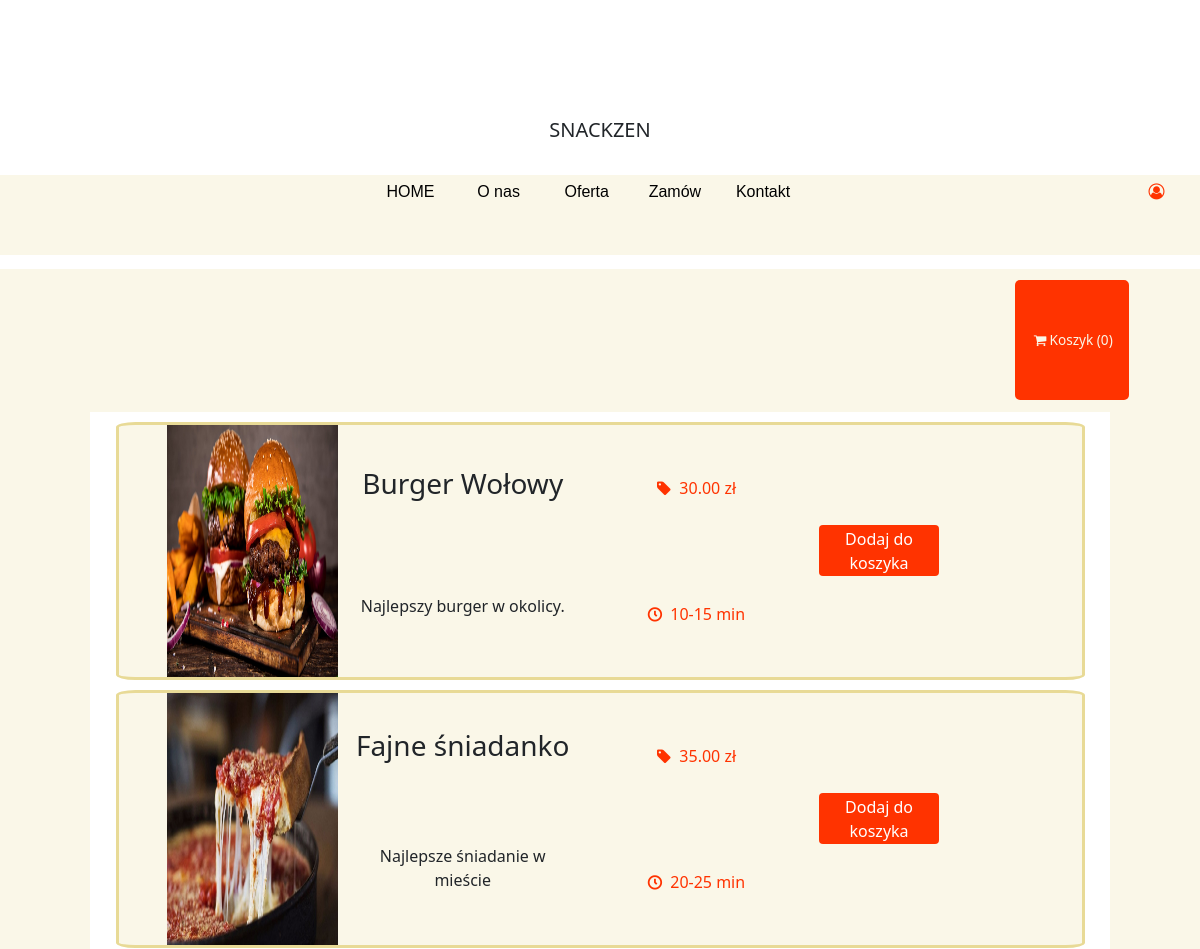
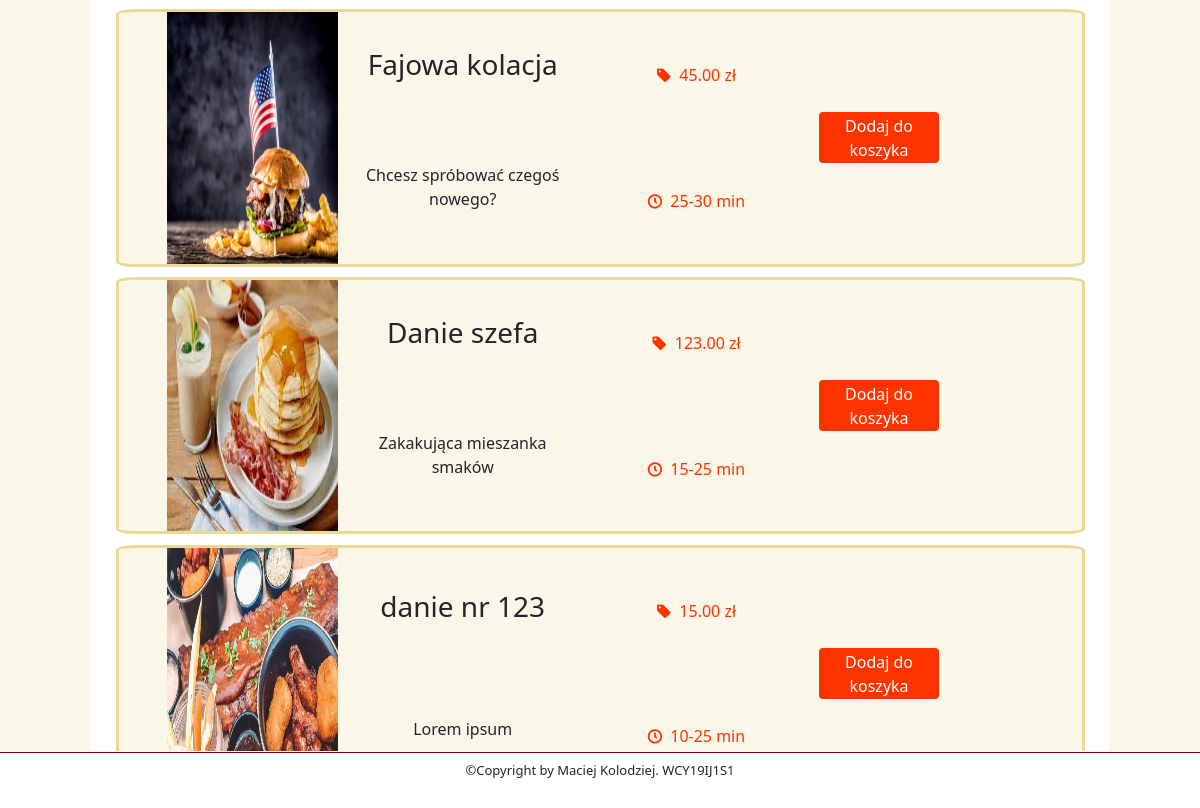
/order, run on the app's committed database (2 pictures, top to bottom).
### Restaurant/models.py (models this page shows, shortened)
class Product(db.Model):
    id = db.Column(db.Integer, primary_key=True)
    name = db.Column(db.String(50), unique=True, nullable=False)
    cost = db.Column(db.NUMERIC(2, 2), nullable=False)
    description = db.Column(db.String(200))
    category = db.Column(db.String(40))
    image = db.Column(db.String(50), nullable=False, default='static/food.jpg')
    estimated_time = db.Column(db.String(20), unique=False, nullable=True)

### Restaurant/routes.py (the view)
@app.route('/order')
def order():
    products = Product.query.all()
    return render_template('order.html', menu=menu, title='Order', products=products)

### Restaurant/templates/order.html (shortened to what this page needs)
{% extends "layout.html" %}
{% block content %}
    <div id="information-box2">
    <form id="cart" action="{{ url_for('getcart') }}">
        <button style="width: 10%;"class="btn2" type='submit' ><i class="icon-cart"></i>Koszyk ({{ session['cart']|length}})</button>
    </form>
        <div id="menu-box">
            {% for product in products %}
            <div class="menu-element2">
                 <div class="menu-food">
                    <div class="food-photo">
                        <img src="{{ product.image }}" width="100%" height="100%">
                    </div>
                    <div class="food-desc">
                        <h3>{{ product.name }}</h3>
                        <p>{{ product.description }} </p>
                    </div>
                     <div class="food-desc">
                         <small><i class="icon-price"></i>  {{ product.cost }} zł</small>
                        <small><i class="icon-time"></i> {{ product.estimated_time }} min </small>
                    </div>
                    <div class="food-desc">
                        <form action="{{ url_for('AddCart') }}" method="POST">
                            <button><span>Dodaj do koszyka</span></button>
                        </form>
                    </div>
                </div>
            </div>
            {% endfor %}
            <br>
        </div>
    </div>
{% endblock content %}

### Restaurant/templates/layout.html (shortened to what this page needs)
<!DOCTYPE html>
<html lang="en">
<head>
    <link href="https://cdn.jsdelivr.net/npm/bootstrap@5.1.3/dist/css/bootstrap.min.css" rel="stylesheet">
    <link rel= "stylesheet" type= "text/css" href= "{{ url_for('static',filename='styles/style.css') }}">
    <link rel= "stylesheet" type= "text/css" href= "{{ url_for('static',filename='styles/fontello.css') }}">
</head>
<body>
    <div id="top-bar">
        <div id="res_name">
            <p>SNACKZEN</p>
        </div>
        <div id="contest-menu">
            {% for el in menu %}
                <a class="contest-menu-element" href="{{ el.url }}">{{ el.name }} </a>
            {% endfor %}
            {% if current_user.is_authenticated %}
                <div class="contest-menu-element-user">
            <a><i class="icon-user"></i></a>{{ current_user.username }}
                <div class="dropdown-content">
                    <a href="\account">Mój profil</a>
                    <a href="{{ url_for("logout") }}">Wyloguj</a>
                 </div>
            </div>
            {% else %}
                <div class="contest-menu-element-user">
            <a><i class="icon-user"></i></a>
            </div>
            {% endif %}
        </div>
    </div>
{% block content %}{% endblock %}
    <footer>
        <p>©Copyright by Maciej Kolodziej. WCY19IJ1S1</p>
    </footer>
</body>
</html>

### Restaurant/static/styles/style.css (style rules this page uses)
body { margin: 0px; height: 100vh; width: 100%; background-color: white; overflow: hidden; }
footer { border-top: groove; border-top-color: #800000; border-width: thin; text-align: center; font-size: small; }
form { width: 100%; display: grid; grid-template-columns: auto auto; grid-gap: 1%; }
footer p { margin-top: 8px; }
#top-bar { position: relative; width: 100%; height: 15%; background-color: white; }
#res_name { position: absolute; bottom: 40%; display: inline-block; vertical-align: middle; text-align: center; width: 100%; font-size: 20px; font-weight: lighter; }
#contest-menu { position: absolute; bottom: 5%; background-color: rgb(250,247, 232); text-align: center; width: 100%; height: 30%; }
.contest-menu-element { font-family: Arial Narrow, sans-serif; width: 7%; text-align: center; color: black; display: inline-block; height: 100%; line-height: 2; text-decoration: none; }
.contest-menu-element-user { margin-left: 28%; margin-right: -28%; text-align: center; color: black; display: inline-block; justify-content: right; height: 100%; line-height: 2; text-decoration: none; }
#information-box2 { height: 80%; width: 100%; background-color: rgb(250,247, 232); display: flex; flex-direction: column; justify-content: center; text-align: center; }
.icon-user { color: #ff3300; }
.btn2 { width: 50%; margin: 1%; font-size: .85rem; background-color: #ff3300; color: rgb(250,247, 232); border: maroon; border-radius: 5px; }
#menu-box { height: 90%; width: 85%; background-color: #fff; margin: auto; overflow: auto; }
.menu-element2 { width: 95%; height: 20%; background-color: rgb(250,247, 232); margin-top: 1%; margin-left: auto; margin-right: auto; border-radius: 2%; border: solid #e8da96; }
.menu-food { margin: 0 auto 0 auto; height: 100%; width: 90%; display: flex; flex-direction: row; column-gap: 2%; }
.food-photo { width: 20%; height: 100%; }
.food-desc { width: 25%; height: 100%; display: flex; flex-direction: column; justify-content: space-around; }
.food-desc button { align-self: center; border-radius: 4px; background-color: #ff3300; border: none; color: #FFFFFF; text-align: center; width: 70%; transition: all 0.5s; cursor: pointer; padding: 1%; }
.food-desc button span { cursor: pointer; display: inline-block; position: relative; transition: 0.5s; }
.food-desc button span:after { content: '\00bb'; position: absolute; opacity: 0; top: 0; right: -20%; transition: 0.5s; }
.food-desc small { color: #ff3300; font-size: 1rem; }
#cart { height: 10%; width: 95%; color: #ff3300; margin-right: 0; display: flex; justify-content: flex-end; text-decoration: none; }

### data on the page
Product: image (picture), name "Burger Wołowy", description "Najlepszy burger w okolicy.", cost "30.00", estimated_time "10-15"
Product: image (picture), name "Fajne śniadanko", description "Najlepsze śniadanie w mieście", cost "35.00", estimated_time "20-25"
Product: image (picture), name "Fajowa kolacja", description "Chcesz spróbować czegoś nowego?", cost "45.00", estimated_time "25-30"
Product: image (picture), name "Danie szefa", description "Zakakująca mieszanka smaków", cost "123.00", estimated_time "15-25"
Product: image (picture), name "danie nr 123", description "Lorem ipsum", cost "15.00", estimated_time "10-25"

### other printed values
{{ el.name }} "HOME" "O nas" "Oferta" "Zamów" "Kontakt"
{{ session['cart']|length }} "0"
